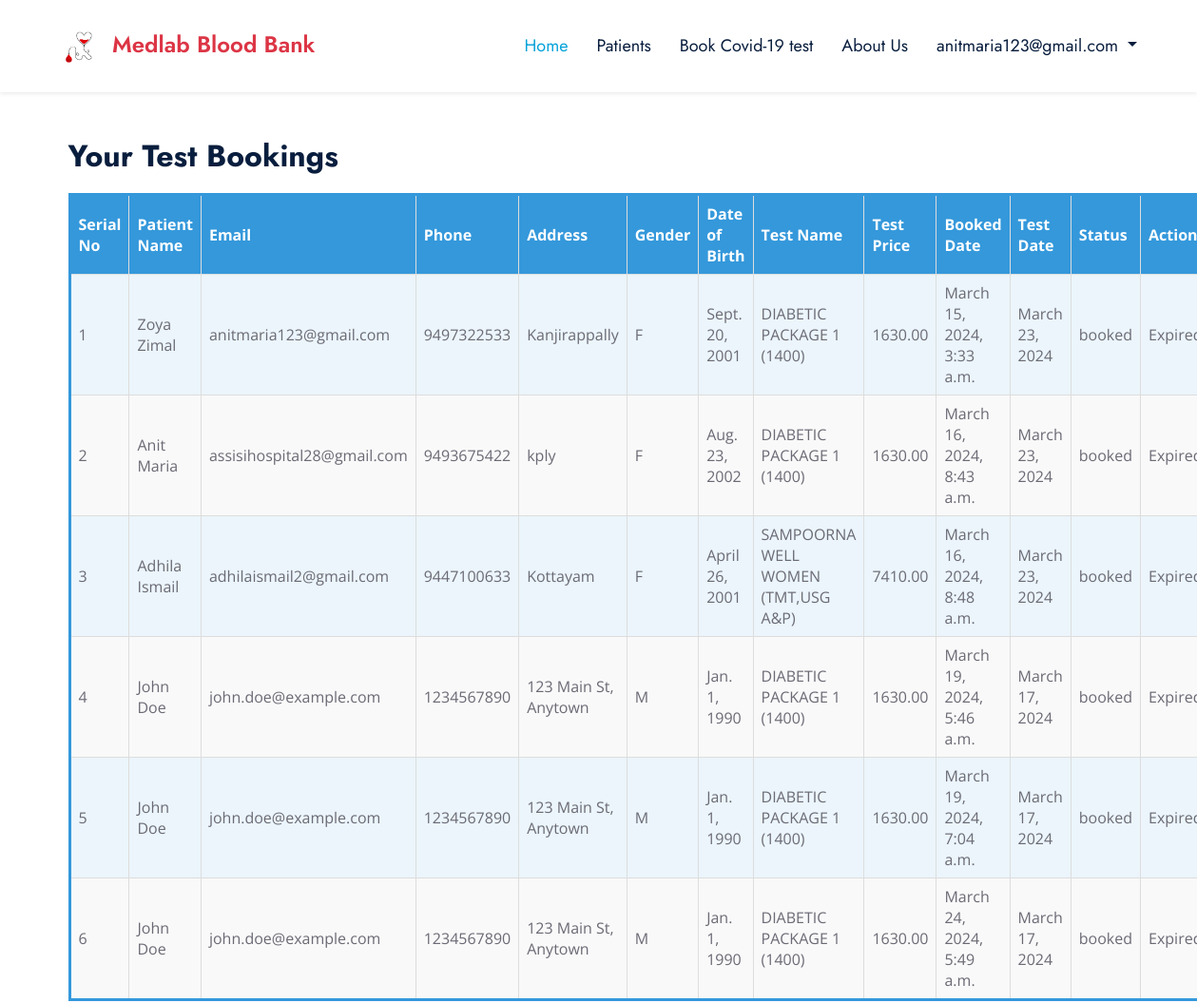
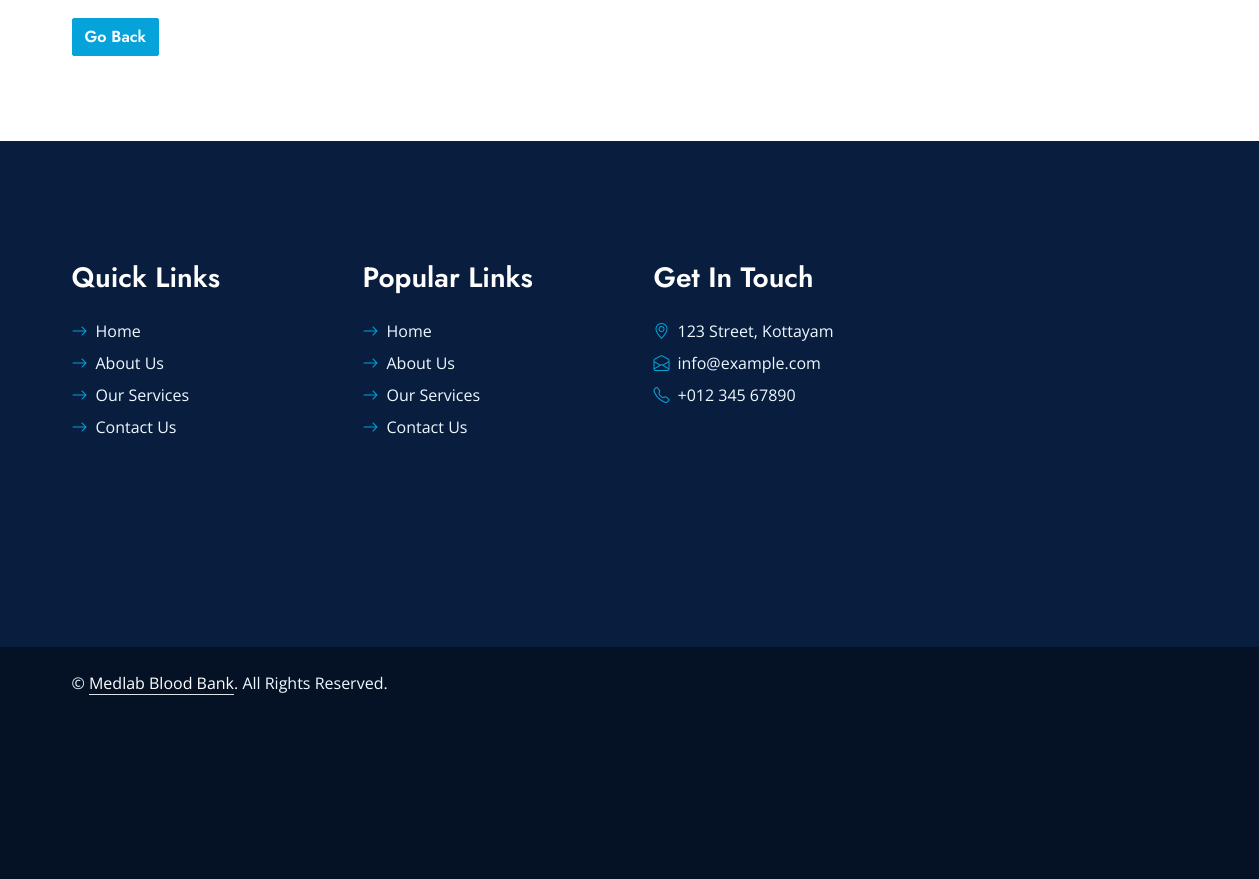
The page /viewtestbookings/ (signed in) on the database its author committed (2 pictures, top to bottom).
### website/models.py (models this page shows, shortened)
class CustomUser(AbstractUser):
    DONOR = 1
    HOSPITAL = 2
    STAFF = 3
    REGISTEREDDONOR = 4
    LABSTAFF = 5
    ROLE_CHOICE = (
        (DONOR, 'DONOR'),
        (HOSPITAL, 'HOSPITAL'),
        (STAFF, 'STAFF'),
        (REGISTEREDDONOR, 'REGISTEREDDONOR'),
        (LABSTAFF, 'LABSTAFF'),
    )
    username=None
    first_name = None
    last_name = None
    USERNAME_FIELD = 'email'
    email = models.EmailField(max_length=100, unique=True)
    phone = models.CharField(max_length=12, blank=True)
    password = models.CharField(max_length=128)
    role = models.IntegerField(choices=ROLE_CHOICE,default='1')
    is_admin = models.BooleanField(default=False)
    is_staff = models.BooleanField(default=False)
    is_active = models.BooleanField(default=True)
    is_superadmin = models.BooleanField(default=False)
    patient = models.OneToOneField('website.Patient', on_delete=models.CASCADE, null=True, blank=True, related_name='user_patient')
    REQUIRED_FIELDS = ['phone']
    objects = UserManager()

class Booking(models.Model):
    STATUS_CHOICES = (
        ('booked', 'Booked'),
        ('cancelled', 'Cancelled'),
        ('expired', 'Expired'),
    )
    patient = models.ForeignKey(Patient, on_delete=models.CASCADE)
    booked_date = models.DateTimeField(auto_now_add=True)
    test_date = models.DateField( null=True,blank=True)
    status = models.CharField(max_length=20, choices=STATUS_CHOICES, default='booked')

class Patient(models.Model):
    user = models.ForeignKey(CustomUser, on_delete=models.CASCADE, default=1, related_name='patient_user')
    full_name = models.CharField(max_length=255)
    email = models.EmailField()
    phone = models.CharField(max_length=15)
    address = models.TextField()
    gender = models.CharField(max_length=1, choices=[('M', 'Male'), ('F', 'Female'), ('O', 'Other')])
    date_of_birth = models.DateField()
    selected_test = models.ForeignKey(LaboratoryTest, on_delete=models.SET_NULL, null=True, blank=True)
    status = models.IntegerField(default=0)

class LaboratoryTest(models.Model):
    test_name = models.CharField(max_length=255)
    test_price = models.DecimalField(max_digits=10, decimal_places=2)
    package_details = models.JSONField()

### website/views.py (the view)
# urls.py: path('viewtestbookings/', views.viewtestbookings, name='viewtestbookings'),
@login_required
def viewtestbookings(request):
    patient = request.user.id
    bookings = []
    variable = Patient.objects.filter(user_id=patient)
    if variable.exists():
        for i in variable:
            bookings.extend(Booking.objects.filter(patient_id=i.id))
        bookings = [booking for booking in bookings if booking.status != 'cancelled']
        for booking in bookings:
            if booking.test_date:
                if isinstance(booking.test_date, datetime.date):
                    time_difference = booking.test_date - datetime.date.today()
                    booking.is_cancelable = (
                        time_difference.days > 0
                    )
                    print(f"Booking for {booking.patient.full_name} - is_cancelable: {booking.is_cancelable}")
                    print(f"Booked Date: {booking.booked_date}")
                    print(f"Test Date: {booking.test_date}")
                else:
                    print(f"Invalid test_date for {booking.patient.full_name}: {booking.test_date}")
    else:
        print("No bookings found for the patient.")
    context = {'bookings': bookings}
    return render(request, 'viewtestbookings.html', context)

### templates/viewtestbookings.html (shortened to what this page needs)
{% extends 'baselab.html' %}
{% block content %}
<div class="container">
    <br><br>
    <h2>Your Test Bookings</h2>
    {% if bookings %}
        <table border="1">
            <thead>
                <tr>
                    <th>Serial No</th>
                    <th>Patient Name</th>
                    <th>Email</th>
                    <th>Phone</th>
                    <th>Address</th>
                    <th>Gender</th>
                    <th>Date of Birth</th>
                    <th>Test Name</th>
                    <th>Test Price</th>
                    <th>Booked Date</th>
                    <th>Test Date</th>
                    <th>Status</th>
                    <th>Actions</th>
                </tr>
            </thead>
            <tbody>
                {% for booking in bookings %}
                    <tr>
                        <td>{{ forloop.counter }}</td>
                        <td>{{ booking.patient.full_name }}</td>
                        <td>{{ booking.patient.email }}</td>
                        <td>{{ booking.patient.phone }}</td>
                        <td>{{ booking.patient.address }}</td>
                        <td>{{ booking.patient.gender }}</td>
                        <td>{{ booking.patient.date_of_birth }}</td>
                        <td>{{ booking.patient.selected_test.test_name }}</td>
                        <td>{{ booking.patient.selected_test.test_price }}</td>
                        <td>{{ booking.booked_date }}</td>
                        <td>{{ booking.test_date }}</td>
                        <td>{{ booking.status }}</td>
                        <td>
                            {% if booking.test_date %}
                                {% if booking.is_cancelable %}
                                    <button class="btn btn-danger cancel-booking-btn" data-booking-id="{{ booking.id }}">Cancel</button>
                                {% elif booking.test_date > timezone.now %}
                                    Booked
                                {% else %}
                                    Expired
                                {% endif %}
                            {% else %}
                                Test Date Not Set
                            {% endif %}
                        </td>
                    </tr>
                {% endfor %}
            </tbody>
        </table>
        <div class="go-back-button">
            <a href="{% url 'homelab' %}" class="btn btn-primary">Go Back</a>
        </div>
    {% else %}
        <p>No bookings found.</p>
    {% endif %}
</div>
{% endblock %}

### templates/baselab.html (shortened to what this page needs)
{% load static %}
<html lang="en">
<head>
    <link href="https://cdnjs.cloudflare.com/ajax/libs/font-awesome/5.10.0/css/all.min.css" rel="stylesheet">
    <link href="https://cdn.jsdelivr.net/npm/bootstrap-icons@1.4.1/font/bootstrap-icons.css" rel="stylesheet">
    <link href="{% static 'lib/owlcarousel/assets/owl.carousel.min.css' %}" rel="stylesheet">
    <link href="{% static 'lib/animate/animate.min.css' %}" rel="stylesheet">
    <link href="{% static 'lib/tempusdominus/css/tempusdominus-bootstrap-4.min.css' %}" rel="stylesheet" />
    <link href="{% static 'lib/twentytwenty/twentytwenty.css' %}" rel="stylesheet" />
    <link href="{% static 'css/bootstrap.min.css' %}" rel="stylesheet">
    <link href="{% static 'css/style.css' %}" rel="stylesheet">
</head>
<body>
    <nav class="navbar navbar-expand-lg bg-white navbar-light shadow-sm px-5 py-3 py-lg-0">
        <a href="{% url 'homebloodbank' %}" class="navbar-brand p-0">
            <h4 class="m-0 text-danger"><img height="40px" width="70px" src="{% static 'img/logo.png' %}">Medlab Blood Bank</h4>
        </a>
        <div class="collapse navbar-collapse" id="navbarCollapse">
            <div style="position: relative; color: #fff; margin-left: 10px;">
            </div>
            <div class="navbar-nav ms-auto py-0">
                <a href="{% url 'homelab' %}" class="nav-item nav-link active">Home</a>
                <a href="#" class="nav-item nav-link">Patients</a>
                <a href="#" class="nav-item nav-link">Book Covid-19 test</a>
                <a href="#" class="nav-item nav-link">About Us</a>
                {% if user.is_authenticated %}
                    <div class="nav-item dropdown">
                        <a class="nav-link dropdown-toggle" href="#" id="userDropdown" role="button" data-bs-toggle="dropdown" aria-haspopup="true" aria-expanded="false">
                            {{ user.email }}
                        </a>
                    </div>
                {% else %}
                    <a href="{% url 'loginn' %}" class="nav-item nav-link">Login</a>
                {% endif %}
            </div>
        </div>
    </nav>
{% block content %}{% endblock %}
<div class="container-fluid bg-dark text-light py-5 wow fadeInUp" data-wow-delay="0.3s" style="margin-top: -75px;">
    <div class="container pt-5">
        <div class="row g-5 pt-4">
            <div class="col-lg-3 col-md-6">
                <h3 class="text-white mb-4">Quick Links</h3>
                <div class="d-flex flex-column justify-content-start">
                    <a class="text-light mb-2" href="#"><i class="bi bi-arrow-right text-primary me-2"></i>Home</a>
                    <a class="text-light mb-2" href="#"><i class="bi bi-arrow-right text-primary me-2"></i>About Us</a>
                    <a class="text-light mb-2" href="#"><i class="bi bi-arrow-right text-primary me-2"></i>Our Services</a>
                    <a class="text-light" href="#"><i class="bi bi-arrow-right text-primary me-2"></i>Contact Us</a>
                </div>
            </div>
            <div class="col-lg-3 col-md-6">
                <h3 class="text-white mb-4">Popular Links</h3>
                <div class="d-flex flex-column justify-content-start">
                    <a class="text-light mb-2" href="#"><i class="bi bi-arrow-right text-primary me-2"></i>Home</a>
                    <a class="text-light mb-2" href="#"><i class="bi bi-arrow-right text-primary me-2"></i>About Us</a>
                    <a class="text-light mb-2" href="#"><i class="bi bi-arrow-right text-primary me-2"></i>Our Services</a>
                    <a class="text-light" href="#"><i class="bi bi-arrow-right text-primary me-2"></i>Contact Us</a>
                </div>
            </div>
            <div class="col-lg-3 col-md-6">
                <h3 class="text-white mb-4">Get In Touch</h3>
                <p class="mb-2"><i class="bi bi-geo-alt text-primary me-2"></i>123 Street, Kottayam</p>
                <p class="mb-2"><i class="bi bi-envelope-open text-primary me-2"></i>info@example.com</p>
                <p class="mb-0"><i class="bi bi-telephone text-primary me-2"></i>+012 345 67890</p>
            </div>
        </div>
    </div>
</div>
<div class="container-fluid text-light py-4" style="background: #051225;">
    <div class="container">
        <div class="row g-0">
            <div class="col-md-6 text-center text-md-start">
                <p class="mb-md-0">&copy; <a class="text-white border-bottom" href="#">Medlab Blood Bank</a>. All Rights Reserved.</p>
            </div>
        </div>
    </div>
</div>
</body>
</html>

### static/css/style.css (style rules this page uses)
:root { --primary: #06A3DA; --secondary: #F57E57; --light: #EEF9FF; --dark: #091E3E; --medium:#a82f2f; }
h1, h2, .font-weight-bold { font-weight: 700 !important; }
h3, h4, .font-weight-semi-bold { font-weight: 600 !important; }
.btn { font-family: 'Jost', sans-serif; font-weight: 600; transition: .5s; }
.btn-primary, .btn-secondary { color: #FFFFFF; }
.navbar-light .navbar-nav .nav-link { font-family: 'Jost', sans-serif; padding: 35px 15px; font-size: 18px; color: var(--dark); outline: none; transition: .5s; }
.navbar-light .navbar-nav .nav-link:hover, .navbar-light .navbar-nav .nav-link.active { color: var(--primary); }

### templates/viewtestbookings.html (style rules this page uses)
.container { margin-bottom: 160px; }
table { width: 100%; border-collapse: collapse; margin-top: 20px; border: 3px solid #3498db; }
th, td { border: 1px solid #ddd; padding: 8px; text-align: left; }
th { background-color: #3498db; color: #fff; }
tr:nth-child(even) { background-color: #f9f9f9; }
tr:nth-child(odd) { background-color: #ebf5fb; }
.go-back-button { margin-top: 20px; }

### rows shown on the page
CustomUser: email "anitmaria123@gmail.com"
Booking: patient.full_name "Zoya Zimal", patient.email "anitmaria123@gmail.com", patient.phone "9497322533", patient.address "Kanjirappally", patient.gender "F", patient.date_of_birth "Sept. 20, 2001", patient.selected_test.test_name "DIABETIC PACKAGE 1 (1400)", patient.selected_test.test_price "1630.00", booked_date "March 15, 2024, 3:33 a.m.", test_date "March 23, 2024", status "booked", shows "Expired"
Booking: patient.full_name "Anit Maria", patient.email "assisihospital28@gmail.com", patient.phone "9493675422", patient.address "kply", patient.gender "F", patient.date_of_birth "Aug. 23, 2002", patient.selected_test.test_name "DIABETIC PACKAGE 1 (1400)", patient.selected_test.test_price "1630.00", booked_date "March 16, 2024, 8:43 a.m.", test_date "March 23, 2024", status "booked", shows "Expired"
Booking: patient.full_name "Adhila Ismail", patient.email "adhilaismail2@gmail.com", patient.phone "9447100633", patient.address "Kottayam", patient.gender "F", patient.date_of_birth "April 26, 2001", patient.selected_test.test_name "SAMPOORNA WELL WOMEN (TMT,USG A&P)", patient.selected_test.test_price "7410.00", booked_date "March 16, 2024, 8:48 a.m.", test_date "March 23, 2024", status "booked", shows "Expired"
Booking: patient.full_name "John Doe", patient.email "john.doe@example.com", patient.phone "1234567890", patient.address "123 Main St, Anytown", patient.gender "M", patient.date_of_birth "Jan. 1, 1990", patient.selected_test.test_name "DIABETIC PACKAGE 1 (1400)", patient.selected_test.test_price "1630.00", booked_date "March 19, 2024, 5:46 a.m.", test_date "March 17, 2024", status "booked", shows "Expired"
Booking: patient.full_name "John Doe", patient.email "john.doe@example.com", patient.phone "1234567890", patient.address "123 Main St, Anytown", patient.gender "M", patient.date_of_birth "Jan. 1, 1990", patient.selected_test.test_name "DIABETIC PACKAGE 1 (1400)", patient.selected_test.test_price "1630.00", booked_date "March 19, 2024, 7:04 a.m.", test_date "March 17, 2024", status "booked", shows "Expired"
Booking: patient.full_name "John Doe", patient.email "john.doe@example.com", patient.phone "1234567890", patient.address "123 Main St, Anytown", patient.gender "M", patient.date_of_birth "Jan. 1, 1990", patient.selected_test.test_name "DIABETIC PACKAGE 1 (1400)", patient.selected_test.test_price "1630.00", booked_date "March 24, 2024, 5:49 a.m.", test_date "March 17, 2024", status "booked", shows "Expired"
